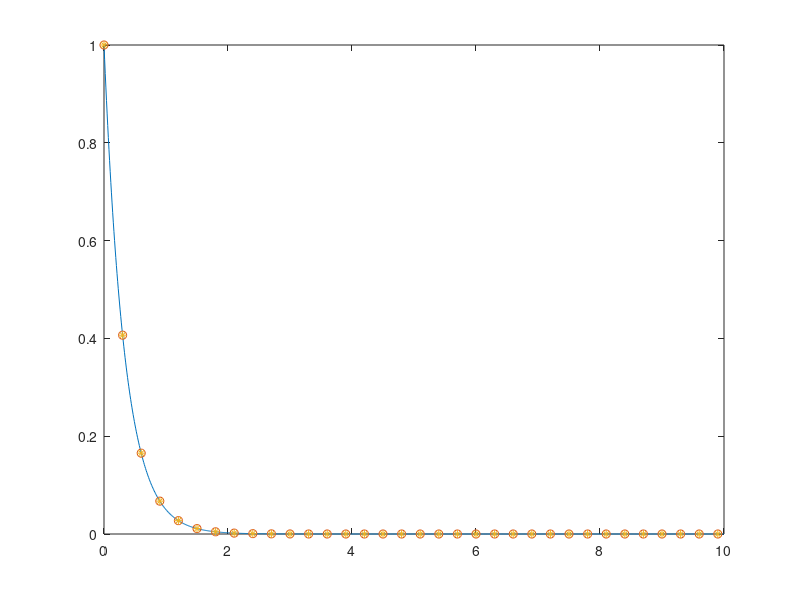

MATLAB code to generate this figure:
clc
close all
clear all
%% Kontinualni sistem
s = tf('s');
G_c = 1/(s+3);
t = 0:0.01:10;
y_c = impulse(G_c,t);
plot(t,y_c)
hold on

%% Diskretni sistem
T = 0.3;
trenuci_odabiranja = 0:T:10;
br_odbiraka = length(trenuci_odabiranja);

G_d1 = c2d(G_c,T,'impulse');
y_d1 = impulse(G_d1,trenuci_odabiranja);
plot(trenuci_odabiranja,y_d1,'o')

%% Implementacija koda bez ugradjenih matlab funkcija
ulazni_signal = [1/T,zeros(1,br_odbiraka-1)];
izlazni_signal = zeros(1,br_odbiraka);
yp = 0;
for i=1:br_odbiraka
    u = ulazni_signal(i);
    y = yp*exp(-3*T) + T*u;
    izlazni_signal(i) = y;
    yp = y;
end

plot(trenuci_odabiranja,izlazni_signal,'*')

